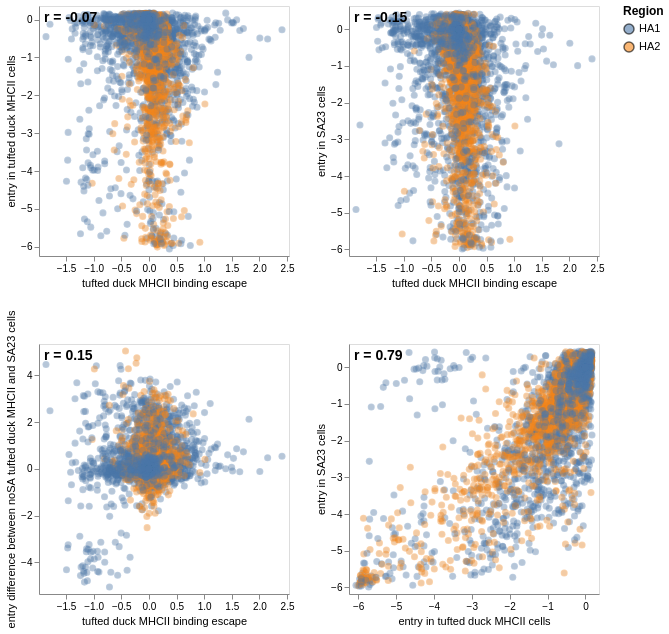

The code cell stored with this chart in its notebook:
### Code cell
# Create mutation column
summary['mutation'] = summary['wildtype'].astype(str) + summary['site'].astype(str) + summary['mutant'].astype(str)

# Select columns - we want specific pairs
columns = [
    'tufted duck MHCII binding escape',
    'entry in tufted duck MHCII cells',
    'entry in SA23 cells',
    'entry difference between noSA tufted duck MHCII and SA23 cells'
]

# Clean data
df_clean = summary.dropna(subset=columns + ['mutation', 'region']).copy()

# Selection for highlighting
mut_selection = alt.selection_point(on="mouseover", fields=['mutation'], empty=False)

# Region selection for legend
region_selection = alt.selection_point(fields=['region'], bind='legend', toggle='true')

# Create tooltips with ALL columns
all_tooltips = [
    alt.Tooltip('mutation:N', title='Mutation'),
    alt.Tooltip('region:N', title='Region'),
    alt.Tooltip('tufted duck MHCII binding escape:Q', format=".3f"),
    alt.Tooltip('entry in tufted duck MHCII cells:Q', format=".3f"),
    alt.Tooltip('entry in SA23 cells:Q', format=".3f"),
    alt.Tooltip('entry difference between noSA tufted duck MHCII and SA23 cells:Q', format=".3f")
]

# Define the specific pairs we want (first 4 plots from your image)
pairs = [
    (columns[0], columns[1]),  # binding escape vs entry in tufted duck
    (columns[0], columns[2]),  # binding escape vs entry in SA23
    (columns[0], columns[3]),  # binding escape vs entry difference
    (columns[1], columns[2]),  # entry in tufted duck vs entry in SA23
]

# Create base chart once with all parameters
base_chart = alt.Chart(df_clean).add_params(mut_selection, region_selection)

# Create scatter plots for specific pairs
scatters = []
for col_a, col_b in pairs:
    # Calculate Pearson R for this pair
    valid_data = df_clean[[col_a, col_b]].dropna()
    r, p = pearsonr(valid_data[col_a], valid_data[col_b])
    
    scatter = base_chart.transform_filter(
        f'isValid(datum["{col_a}"]) && isValid(datum["{col_b}"])'
    ).encode(
        x=alt.X(
            f"{col_a}:Q",
            title=col_a,
            scale=alt.Scale(padding=7, nice=False, zero=False),
        ),
        y=alt.Y(
            f"{col_b}:Q",
            title=col_b,
            scale=alt.Scale(padding=7, nice=False, zero=False),
        ),
    ).properties(
        width=250,
        height=250
    )
    
    # Background points
    background = scatter.mark_point(
        filled=True,
        size=30,
        color='lightgray',
        opacity=0.3,
    )
    
    # Foreground points with interactivity and color by region
    foreground = scatter.mark_point(
        filled=True,
        fillOpacity=0.6,
        stroke="black",
        strokeOpacity=1,
    ).encode(
        color=alt.Color('region:N', legend=alt.Legend(title='Region')),
        tooltip=all_tooltips,
        strokeWidth=alt.condition(mut_selection, alt.value(2), alt.value(0)),
        size=alt.condition(mut_selection, alt.value(100), alt.value(50)),
        opacity=alt.condition(region_selection, alt.value(0.6), alt.value(0.1))
    )
    
    # Add R value text - create as separate chart to avoid parameter duplication
    r_text = (
        alt.Chart(pd.DataFrame({'r_text': [f'r = {r:.2f}']}))
        .mark_text(size=14, align="left", baseline="top", color="black", fontWeight="bold")
        .encode(
            text='r_text:N',
            x=alt.value(5),
            y=alt.value(5),
        )
    )
    
    scatters.append(background + foreground + r_text)

# Arrange in 2x2 grid
chart = (
    alt.vconcat(
        alt.hconcat(scatters[0], scatters[1]),
        alt.hconcat(scatters[2], scatters[3])
    )
    .configure_axis(
        grid=False, 
        titleFontSize=11, 
        labelFontSize=10, 
        labelOverlap="greedy", 
        titleFontWeight="normal"
    )
    .configure_legend(
        titleFontSize=12,
        labelFontSize=11
    )
)

chart.save(corr_chart)
chart

### Figure 1 — Vega-Lite specification as saved in the notebook (floating-point values rounded to 4 significant figures; data arrays with more than 128 entries replaced by an {"elided": "..."} marker saying what was removed)
{"config": {"view": {"continuousWidth": 300, "continuousHeight": 300}, "axis": {"grid": false, "labelFontSize": 10, "labelOverlap": "greedy", "titleFontSize": 11, "titleFontWeight": "normal"}, "legend": {"labelFontSize": 11, "titleFontSize": 12}}, "vconcat": [{"hconcat": [{"layer": [{"mark": {"type": "point", "color": "lightgray", "filled": true, "opacity": 0.3, "size": 30}, "encoding": {"x": {"field": "tufted duck MHCII binding escape", "scale": {"nice": false, "padding": 7, "zero": false}, "title": "tufted duck MHCII binding escape", "type": "quantitative"}, "y": {"field": "entry in tufted duck MHCII cells", "scale": {"nice": false, "padding": 7, "zero": false}, "title": "entry in tufted duck MHCII cells", "type": "quantitative"}}, "name": "view_126", "transform": [{"filter": "isValid(datum[\"tufted duck MHCII binding escape\"]) && isValid(datum[\"entry in tufted duck MHCII cells\"])"}]}, {"mark": {"type": "point", "fillOpacity": 0.6, "filled": true, "stroke": "black", "strokeOpacity": 1}, "encoding": {"color": {"field": "region", "legend": {"title": "Region"}, "type": "nominal"}, "opacity": {"condition": {"param": "param_37", "value": 0.6}, "value": 0.1}, "size": {"condition": {"param": "param_36", "value": 100, "empty": false}, "value": 50}, "strokeWidth": {"condition": {"param": "param_36", "value": 2, "empty": false}, "value": 0}, "tooltip": [{"field": "mutation", "title": "Mutation", "type": "nominal"}, {"field": "region", "title": "Region", "type": "nominal"}, {"field": "tufted duck MHCII binding escape", "format": ".3f", "type": "quantitative"}, {"field": "entry in tufted duck MHCII cells", "format": ".3f", "type": "quantitative"}, {"field": "entry in SA23 cells", "format": ".3f", "type": "quantitative"}, {"field": "entry difference between noSA tufted duck MHCII and SA23 cells", "format": ".3f", "type": "quantitative"}], "x": {"field": "tufted duck MHCII binding escape", "scale": {"nice": false, "padding": 7, "zero": false}, "title": "tufted duck MHCII binding escape", "type": "quantitative"}, "y": {"field": "entry in tufted duck MHCII cells", "scale": {"nice": false, "padding": 7, "zero": false}, "title": "entry in tufted duck MHCII cells", "type": "quantitative"}}, "transform": [{"filter": "isValid(datum[\"tufted duck MHCII binding escape\"]) && isValid(datum[\"entry in tufted duck MHCII cells\"])"}]}, {"data": {"name": "data-1a46091d0456dded758f145530abf12d"}, "mark": {"type": "text", "align": "left", "baseline": "top", "color": "black", "fontWeight": "bold", "size": 14}, "encoding": {"text": {"field": "r_text", "type": "nominal"}, "x": {"value": 5}, "y": {"value": 5}}}], "height": 250, "width": 250}, {"layer": [{"mark": {"type": "point", "color": "lightgray", "filled": true, "opacity": 0.3, "size": 30}, "encoding": {"x": {"field": "tufted duck MHCII binding escape", "scale": {"nice": false, "padding": 7, "zero": false}, "title": "tufted duck MHCII binding escape", "type": "quantitative"}, "y": {"field": "entry in SA23 cells", "scale": {"nice": false, "padding": 7, "zero": false}, "title": "entry in SA23 cells", "type": "quantitative"}}, "name": "view_127", "transform": [{"filter": "isValid(datum[\"tufted duck MHCII binding escape\"]) && isValid(datum[\"entry in SA23 cells\"])"}]}, {"mark": {"type": "point", "fillOpacity": 0.6, "filled": true, "stroke": "black", "strokeOpacity": 1}, "encoding": {"color": {"field": "region", "legend": {"title": "Region"}, "type": "nominal"}, "opacity": {"condition": {"param": "param_37", "value": 0.6}, "value": 0.1}, "size": {"condition": {"param": "param_36", "value": 100, "empty": false}, "value": 50}, "strokeWidth": {"condition": {"param": "param_36", "value": 2, "empty": false}, "value": 0}, "tooltip": [{"field": "mutation", "title": "Mutation", "type": "nominal"}, {"field": "region", "title": "Region", "type": "nominal"}, {"field": "tufted duck MHCII binding escape", "format": ".3f", "type": "quantitative"}, {"field": "entry in tufted duck MHCII cells", "format": ".3f", "type": "quantitative"}, {"field": "entry in SA23 cells", "format": ".3f", "type": "quantitative"}, {"field": "entry difference between noSA tufted duck MHCII and SA23 cells", "format": ".3f", "type": "quantitative"}], "x": {"field": "tufted duck MHCII binding escape", "scale": {"nice": false, "padding": 7, "zero": false}, "title": "tufted duck MHCII binding escape", "type": "quantitative"}, "y": {"field": "entry in SA23 cells", "scale": {"nice": false, "padding": 7, "zero": false}, "title": "entry in SA23 cells", "type": "quantitative"}}, "transform": [{"filter": "isValid(datum[\"tufted duck MHCII binding escape\"]) && isValid(datum[\"entry in SA23 cells\"])"}]}, {"data": {"name": "data-1c594ab8546b127d8375d26b1904fb9c"}, "mark": {"type": "text", "align": "left", "baseline": "top", "color": "black", "fontWeight": "bold", "size": 14}, "encoding": {"text": {"field": "r_text", "type": "nominal"}, "x": {"value": 5}, "y": {"value": 5}}}], "height": 250, "width": 250}]}, {"hconcat": [{"layer": [{"mark": {"type": "point", "color": "lightgray", "filled": true, "opacity": 0.3, "size": 30}, "encoding": {"x": {"field": "tufted duck MHCII binding escape", "scale": {"nice": false, "padding": 7, "zero": false}, "title": "tufted duck MHCII binding escape", "type": "quantitative"}, "y": {"field": "entry difference between noSA tufted duck MHCII and SA23 cells", "scale": {"nice": false, "padding": 7, "zero": false}, "title": "entry difference between noSA tufted duck MHCII and SA23 cells", "type": "quantitative"}}, "name": "view_128", "transform": [{"filter": "isValid(datum[\"tufted duck MHCII binding escape\"]) && isValid(datum[\"entry difference between noSA tufted duck MHCII and SA23 cells\"])"}]}, {"mark": {"type": "point", "fillOpacity": 0.6, "filled": true, "stroke": "black", "strokeOpacity": 1}, "encoding": {"color": {"field": "region", "legend": {"title": "Region"}, "type": "nominal"}, "opacity": {"condition": {"param": "param_37", "value": 0.6}, "value": 0.1}, "size": {"condition": {"param": "param_36", "value": 100, "empty": false}, "value": 50}, "strokeWidth": {"condition": {"param": "param_36", "value": 2, "empty": false}, "value": 0}, "tooltip": [{"field": "mutation", "title": "Mutation", "type": "nominal"}, {"field": "region", "title": "Region", "type": "nominal"}, {"field": "tufted duck MHCII binding escape", "format": ".3f", "type": "quantitative"}, {"field": "entry in tufted duck MHCII cells", "format": ".3f", "type": "quantitative"}, {"field": "entry in SA23 cells", "format": ".3f", "type": "quantitative"}, {"field": "entry difference between noSA tufted duck MHCII and SA23 cells", "format": ".3f", "type": "quantitative"}], "x": {"field": "tufted duck MHCII binding escape", "scale": {"nice": false, "padding": 7, "zero": false}, "title": "tufted duck MHCII binding escape", "type": "quantitative"}, "y": {"field": "entry difference between noSA tufted duck MHCII and SA23 cells", "scale": {"nice": false, "padding": 7, "zero": false}, "title": "entry difference between noSA tufted duck MHCII and SA23 cells", "type": "quantitative"}}, "transform": [{"filter": "isValid(datum[\"tufted duck MHCII binding escape\"]) && isValid(datum[\"entry difference between noSA tufted duck MHCII and SA23 cells\"])"}]}, {"data": {"name": "data-b554387a0b675c97cbcd0fb4ab8cf05a"}, "mark": {"type": "text", "align": "left", "baseline": "top", "color": "black", "fontWeight": "bold", "size": 14}, "encoding": {"text": {"field": "r_text", "type": "nominal"}, "x": {"value": 5}, "y": {"value": 5}}}], "height": 250, "width": 250}, {"layer": [{"mark": {"type": "point", "color": "lightgray", "filled": true, "opacity": 0.3, "size": 30}, "encoding": {"x": {"field": "entry in tufted duck MHCII cells", "scale": {"nice": false, "padding": 7, "zero": false}, "title": "entry in tufted duck MHCII cells", "type": "quantitative"}, "y": {"field": "entry in SA23 cells", "scale": {"nice": false, "padding": 7, "zero": false}, "title": "entry in SA23 cells", "type": "quantitative"}}, "name": "view_129", "transform": [{"filter": "isValid(datum[\"entry in tufted duck MHCII cells\"]) && isValid(datum[\"entry in SA23 cells\"])"}]}, {"mark": {"type": "point", "fillOpacity": 0.6, "filled": true, "stroke": "black", "strokeOpacity": 1}, "encoding": {"color": {"field": "region", "legend": {"title": "Region"}, "type": "nominal"}, "opacity": {"condition": {"param": "param_37", "value": 0.6}, "value": 0.1}, "size": {"condition": {"param": "param_36", "value": 100, "empty": false}, "value": 50}, "strokeWidth": {"condition": {"param": "param_36", "value": 2, "empty": false}, "value": 0}, "tooltip": [{"field": "mutation", "title": "Mutation", "type": "nominal"}, {"field": "region", "title": "Region", "type": "nominal"}, {"field": "tufted duck MHCII binding escape", "format": ".3f", "type": "quantitative"}, {"field": "entry in tufted duck MHCII cells", "format": ".3f", "type": "quantitative"}, {"field": "entry in SA23 cells", "format": ".3f", "type": "quantitative"}, {"field": "entry difference between noSA tufted duck MHCII and SA23 cells", "format": ".3f", "type": "quantitative"}], "x": {"field": "entry in tufted duck MHCII cells", "scale": {"nice": false, "padding": 7, "zero": false}, "title": "entry in tufted duck MHCII cells", "type": "quantitative"}, "y": {"field": "entry in SA23 cells", "scale": {"nice": false, "padding": 7, "zero": false}, "title": "entry in SA23 cells", "type": "quantitative"}}, "transform": [{"filter": "isValid(datum[\"entry in tufted duck MHCII cells\"]) && isValid(datum[\"entry in SA23 cells\"])"}]}, {"data": {"name": "data-b63c25a4be76a58a07c73c50db7eb86a"}, "mark": {"type": "text", "align": "left", "baseline": "top", "color": "black", "fontWeight": "bold", "size": 14}, "encoding": {"text": {"field": "r_text", "type": "nominal"}, "x": {"value": 5}, "y": {"value": 5}}}], "height": 250, "width": 250}]}], "data": {"name": "data-3fd756c5ea0e8ce60a3901fa1d6f5d83"}, "params": [{"name": "param_36", "select": {"type": "point", "fields": ["mutation"], "on": "mouseover"}, "views": ["view_126", "view_127", "view_128", "view_129"]}, {"name": "param_37", "select": {"type": "point", "fields": ["region"], "toggle": "true"}, "bind": "legend", "views": ["view_126", "view_127", "view_128", "view_129"]}], "$schema": "https://vega.github.io/schema/vega-lite/v5.20.1.json", "datasets": {"data-3fd756c5ea0e8ce60a3901fa1d6f5d83": {"elided": "5198 records"}, "data-1a46091d0456dded758f145530abf12d": [{"r_text": "r = -0.07"}], "data-1c594ab8546b127d8375d26b1904fb9c": [{"r_text": "r = -0.15"}], "data-b554387a0b675c97cbcd0fb4ab8cf05a": [{"r_text": "r = 0.15"}], "data-b63c25a4be76a58a07c73c50db7eb86a": [{"r_text": "r = 0.79"}]}}
